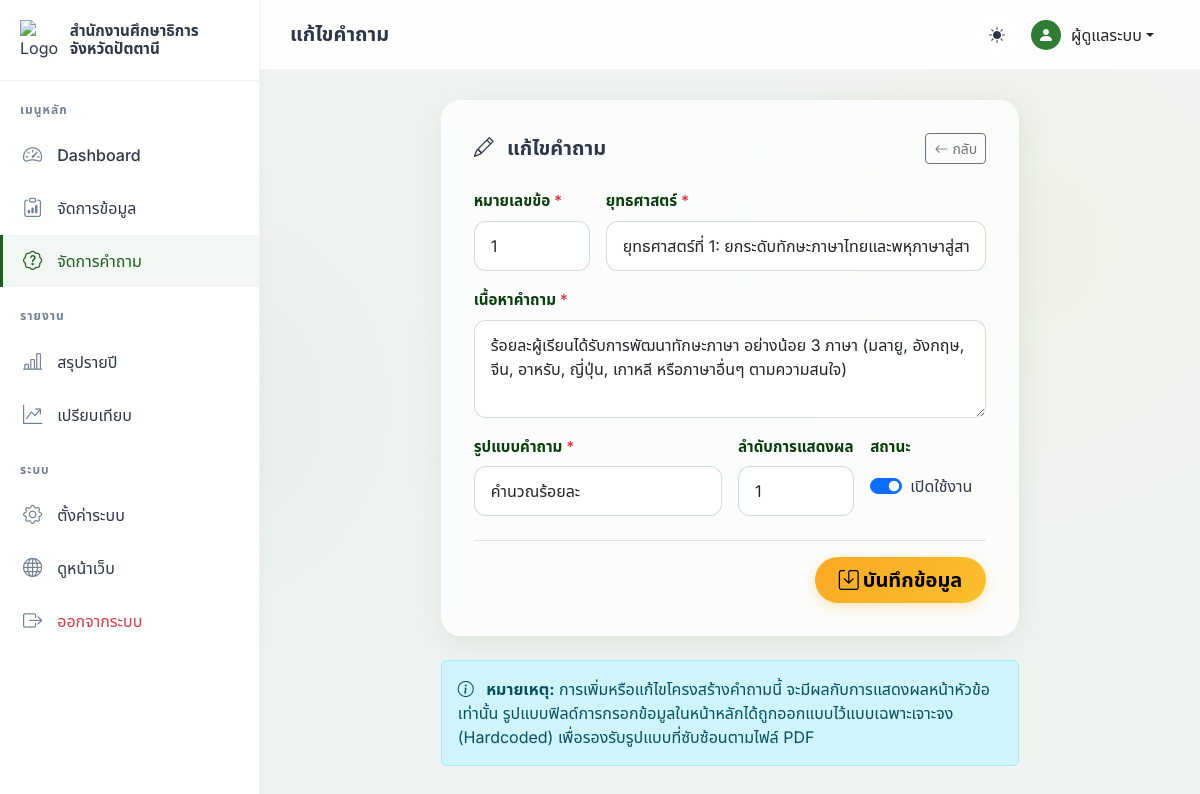
/admin/questions/edit?id=1 (signed in), run on the app's committed database.
### tables this page shows
CREATE TABLE `questions` (
    `id` INT AUTO_INCREMENT PRIMARY KEY,
    `question_number` INT NOT NULL COMMENT 'หมายเลขข้อ',
    `strategy_number` INT NOT NULL COMMENT 'หมายเลขยุทธศาสตร์',
    `strategy_name` VARCHAR(500) NOT NULL COMMENT 'ชื่อยุทธศาสตร์',
    `question_text` TEXT NOT NULL COMMENT 'เนื้อหาคำถาม',
    `question_type` VARCHAR(50) NOT NULL DEFAULT 'percentage' COMMENT 'ประเภท: percentage, yes_no, rating',
    `is_active` TINYINT(1) NOT NULL DEFAULT 1,
    `sort_order` INT NOT NULL DEFAULT 0,
    `created_at` DATETIME NOT NULL DEFAULT CURRENT_TIMESTAMP,
    `updated_at` DATETIME NOT NULL DEFAULT CURRENT_TIMESTAMP ON UPDATE CURRENT_TIMESTAMP,
    INDEX `idx_strategy` (`strategy_number`),
    INDEX `idx_sort` (`sort_order`)
);

### controllers/QuestionController.php (called while the page is built, shortened)
<?php
class QuestionController extends Controller
{
    private Question $questionModel;
    public function __construct()
    {
        $this->questionModel = new Question();
    }
    public function edit(): void
    {
        $id = (int)$this->query('id', 0);
        $question = $this->questionModel->findById($id);
        $this->view('questions/form', [
            'title' => 'แก้ไขคำถาม',
            'question' => $question,
            'strategies' => STRATEGIES,
            'nextNumber' => null,
            'flash' => $this->getFlash(),
        ], 'admin');
    }
}

### core/App.php (called while the page is built, shortened)
<?php
class App
{
    private array $routes;
    public function __construct(array $routes)
    {
        $this->routes = $routes;
    }
    public function run(): void
    {
        $url = $this->parseUrl();
        $route = $this->matchRoute($url);
        $this->dispatch($route);
    }
    private function parseUrl(): string
    {
        $url = isset($_GET['url']) ? $_GET['url'] : '';
        $url = rtrim($url, '/');
        $url = filter_var($url, FILTER_SANITIZE_URL);
        return strtolower($url);
    }
    private function matchRoute(string $url): ?array
    {
        if (isset($this->routes[$url])) {
            return $this->routes[$url];
        }
        return null;
    }
    private function dispatch(array $route): void
    {
        $methodName = $route['method'];
        $controller = new $controllerName();
        $controller->$methodName();
    }
}

### index.php (called while the page is built, shortened)
<?php
require_once BASE_PATH . 'config/app.php';
require_once BASE_PATH . 'config/database.php';
require_once BASE_PATH . 'core/Model.php';
require_once BASE_PATH . 'core/Controller.php';
require_once BASE_PATH . 'core/App.php';
require_once BASE_PATH . 'config/routes.php';
$app = new App($routes);
$app->run();

### config/database.php (called while the page is built, shortened)
<?php
function getDB(): PDO
{
    static $pdo = null;
    if ($pdo === null) {
        try {
            $dsn = "mysql:host=" . DB_HOST . ";dbname=" . DB_NAME . ";charset=" . DB_CHARSET;
            $options = [
                PDO::ATTR_ERRMODE            => PDO::ERRMODE_EXCEPTION,
                PDO::ATTR_DEFAULT_FETCH_MODE => PDO::FETCH_ASSOC,
                PDO::ATTR_EMULATE_PREPARES   => false,
                PDO::MYSQL_ATTR_INIT_COMMAND => "SET NAMES " . DB_CHARSET,
            ];
            $pdo = new PDO($dsn, DB_USER, DB_PASS, $options);
        } catch (PDOException $e) {
            die('<div style="font-family:sans-serif;padding:40px;text-align:center;">
                <h2>⚠️ ไม่สามารถเชื่อมต่อฐานข้อมูลได้</h2>
                <p>กรุณาตรวจสอบการตั้งค่าฐานข้อมูลใน config/database.php</p>
                <p style="color:#999;font-size:12px;">Error: ' . $e->getMessage() . '</p>
            </div>');
        }
    }
    return $pdo;
}

### core/Model.php (called while the page is built, shortened)
<?php
class Model
{
    protected PDO $db;
    protected string $table = '';
    protected string $primaryKey = 'id';
    public function __construct()
    {
        $this->db = getDB();
    }
    public function findById(int $id): ?array
    {
        $stmt = $this->db->prepare(
            "SELECT * FROM {$this->table} WHERE {$this->primaryKey} = :id LIMIT 1"
        );
        $stmt->execute([':id' => $id]);
        $result = $stmt->fetch();
        return $result ?: null;
    }
}

### views/questions/form.php (the view, shortened to what this page needs)
<div class="row justify-content-center">
    <div class="col-md-8">
        <div class="glass-card">
            <div class="d-flex justify-content-between align-items-center mb-4">
                <h5 class="fw-bold mb-0">
                    <i class="bi <?= $question ? 'bi-pencil' : 'bi-plus-circle' ?> me-2"></i>
                    <?= $question ? 'แก้ไขคำถาม' : 'เพิ่มคำถามใหม่' ?>
                </h5>
                <a href="<?= BASE_URL ?>admin/questions" class="btn btn-sm btn-outline-secondary">
                    <i class="bi bi-arrow-left me-1"></i>กลับ
                </a>
            </div>
            <form action="<?= BASE_URL ?>admin/questions/<?= $question ? 'update' : 'store' ?>" method="POST">
                <div class="row g-3">
                    <div class="col-md-3">
                        <label class="form-label-custom">หมายเลขข้อ <span class="text-danger">*</span></label>
                        <input type="number" class="form-control form-control-custom" name="question_number"
                               value="<?= $question ? $question['question_number'] : $nextNumber ?>" required min="1">
                    </div>
                    <div class="col-md-9">
                        <label class="form-label-custom">ยุทธศาสตร์ <span class="text-danger">*</span></label>
                        <select class="form-select form-control-custom" name="strategy_number" required>
                            <?php foreach ($strategies as $num => $name): ?>
                            <option value="<?= $num ?>" <?= ($question['strategy_number'] ?? '') == $num ? 'selected' : '' ?>>
                                <?= htmlspecialchars($name) ?>
                            </option>
                            <?php endforeach; ?>
                        </select>
                    </div>
                    <div class="col-12">
                        <label class="form-label-custom">เนื้อหาคำถาม <span class="text-danger">*</span></label>
                        <textarea class="form-control form-control-custom" name="question_text" rows="3" required><?= htmlspecialchars($question['question_text'] ?? '') ?></textarea>
                    </div>
                    <div class="col-md-6">
                        <label class="form-label-custom">รูปแบบคำถาม <span class="text-danger">*</span></label>
                        <select class="form-select form-control-custom" name="question_type" required>
                            <option value="percentage" <?= ($question['question_type'] ?? '') === 'percentage' ? 'selected' : '' ?>>คำนวณร้อยละ</option>
                        </select>
                    </div>
                    <div class="col-md-3">
                        <label class="form-label-custom">ลำดับการแสดงผล</label>
                        <input type="number" class="form-control form-control-custom" name="sort_order"
                               value="<?= $question['sort_order'] ?? 0 ?>">
                    </div>
                    <?php if ($question): ?>
                    <div class="col-md-3">
                        <label class="form-label-custom">สถานะ</label>
                        <div class="form-check form-switch mt-2">
                            <input class="form-check-input" type="checkbox" name="is_active" value="1" <?= $question['is_active'] ? 'checked' : '' ?>>
                            <label class="form-check-label">เปิดใช้งาน</label>
                        </div>
                    </div>
                    <?php endif; ?>
                </div>
                <div class="text-end mt-4 pt-3 border-top">
                    <button type="submit" class="btn btn-gold btn-lg px-4">
                        <i class="bi bi-save me-1"></i>บันทึกข้อมูล
                    </button>
                </div>
            </form>
        </div>
        <div class="alert alert-info mt-4">
            <i class="bi bi-info-circle me-2"></i> <strong>หมายเหตุ:</strong> การเพิ่มหรือแก้ไขโครงสร้างคำถามนี้ จะมีผลกับการแสดงผลหน้าหัวข้อเท่านั้น รูปแบบฟิลด์การกรอกข้อมูลในหน้าหลักได้ถูกออกแบบไว้แบบเฉพาะเจาะจง (Hardcoded) เพื่อรองรับรูปแบบที่ซับซ้อนตามไฟล์ PDF
        </div>
    </div>
</div>

### assets/css/style.css (style rules this page uses)
:root { --moe-green: #1B5E20; --moe-green-light: #2E7D32; --moe-green-dark: #0A3D0C; --moe-gold: #F9A825; --moe-gold-light: #FBC02D; --bg-color: #f0f4f1; --surface-color: rgba(255, 255, 255, 0.85); --text-primary: #2d3748; --text-secondary: #718096; --glass-bg: rgba(255, 255, 255, 0.75); --glass-border: rgba(255, 255, 255, 0.4); --glass-shadow: 0 8px 32px 0 rgba(27, 94, 32, 0.1); --font-heading: 'Noto Sans Thai', sans-serif; --font-body: 'Inter', 'Noto Sans Thai', sans-serif; }
body { font-family: var(--font-body); background-color: var(--bg-color); background-image: radial-gradient(circle at 15% 50%, rgba(27, 94, 32, 0.05), transparent 25%), radial-gradient(circle at 85% 30%, rgba(249, 168, 37, 0.05), transparent 25%); background-attachment: fixed; color: var(--text-primary); min-height: 100vh; display: flex; flex-direction: column; }
h1, h2, h3, h4, h5, h6, .brand-title { font-family: var(--font-heading); font-weight: 700; }
.glass-card { background: var(--glass-bg); backdrop-filter: blur(12px); -webkit-backdrop-filter: blur(12px); border: 1px solid var(--glass-border); border-radius: 20px; padding: 2rem; box-shadow: var(--glass-shadow); transition: transform 0.3s ease, box-shadow 0.3s ease; }
.btn-gold { background: linear-gradient(135deg, var(--moe-gold), var(--moe-gold-light)); color: #000; font-weight: 600; border: none; border-radius: 50px; padding: 8px 24px; box-shadow: 0 4px 15px rgba(249, 168, 37, 0.3); transition: all 0.3s ease; }
.form-label-custom { font-weight: 600; color: var(--moe-green-dark); margin-bottom: 0.5rem; font-size: 0.95rem; }
.form-control-custom { background: rgba(255, 255, 255, 0.9); border: 1px solid rgba(27, 94, 32, 0.2); border-radius: 12px; padding: 12px 16px; transition: all 0.3s ease; }
.admin-body { background-color: var(--bg-color); }

### assets/css/animations.css (style rules this page uses)
.glass-card { transition: transform 0.3s cubic-bezier(0.175, 0.885, 0.32, 1.275), box-shadow 0.3s ease; }

### data on the page
questions: question_number "1", strategy_number "ยุทธศาสตร์ที่ 1: ยกระดับทักษะภาษาไทยและพหุภาษาสู่สากล", question_text "ร้อยละผู้เรียนได้รับการพัฒนาทักษะภาษา อย่างน้อย 3 ภาษา (มลายู, อังกฤษ, จีน, อาหรับ, ญี่ปุ่น, เกาหลี หรือภาษาอื่นๆ ตามความสนใจ)", question_type "คำนวณร้อยละ", sort_order "1", is_active "☑"

### other printed values
$title "แก้ไขคำถาม"
Auth::user()['full_name'] "ผู้ดูแลระบบ"
